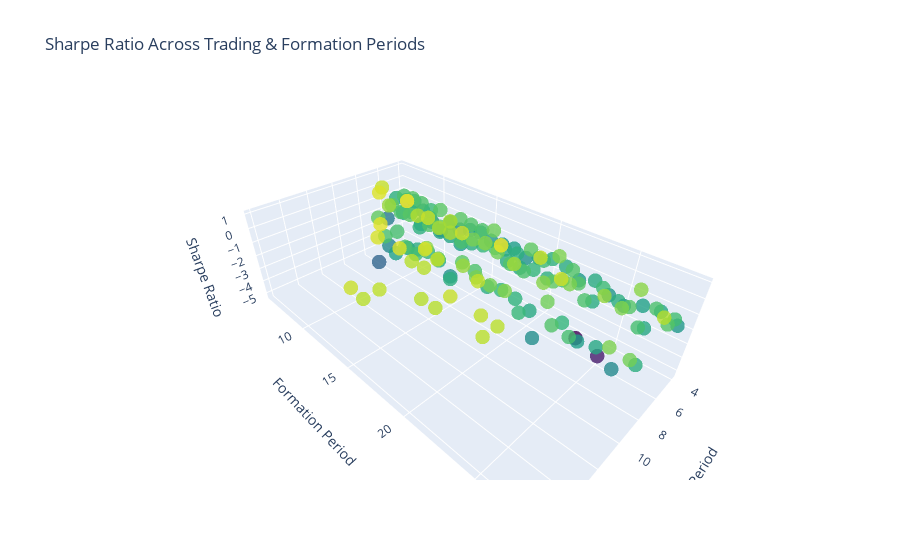

Source (notebook cell):
### Code cell
fig = go.Figure()

fig.add_trace(go.Scatter3d(
    x=df["trading_period"],
    y=df["formation_period"],
    z=df["Sharpe Ratio"],
    mode='markers',
    marker=dict(
        size=5,
        color=df["Sharpe Ratio"],
        colorscale='Viridis',
        opacity=0.8
    )
))

fig.update_layout(
    title="Sharpe Ratio Across Trading & Formation Periods",
    scene=dict(
        xaxis_title="Trading Period",
        yaxis_title="Formation Period",
        zaxis_title="Sharpe Ratio"
    )
)

fig.show()
fig.write_html("strategy_net_performance.html")

### Figure 1 — Plotly figure (JSON) as saved in the notebook; plotly's stock layout.template omitted (floating-point values rounded to 4 significant figures; data arrays with more than 128 entries replaced by an {"elided": "..."} marker saying what was removed)
{"data": [{"marker": {"color": {"elided": "157 float values"}, "colorscale": [[0, "#440154"], [0.1111, "#482878"], [0.2222, "#3e4989"], [0.3333, "#31688e"], [0.4444, "#26828e"], [0.5556, "#1f9e89"], [0.6667, "#35b779"], [0.7778, "#6ece58"], [0.8889, "#b5de2b"], [1, "#fde725"]], "opacity": 0.8, "size": 5}, "mode": "markers", "type": "scatter3d", "x": {"elided": "157 int values"}, "y": {"elided": "157 int values"}, "z": {"elided": "157 float values"}}], "layout": {"scene": {"xaxis": {"title": {"text": "Trading Period"}}, "yaxis": {"title": {"text": "Formation Period"}}, "zaxis": {"title": {"text": "Sharpe Ratio"}}}, "title": {"text": "Sharpe Ratio Across Trading & Formation Periods"}}}
